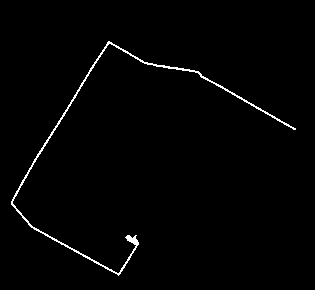
#> input picture perception/pathmap_scaled.png, 315 x 290 px; its folder holds 4 pictures in this run
$ python testGPS.py
#> lines starting #> are read from the running program, lines starting #| are printed output that depends on the picture; after the words box and inside, x2 and y2 are one past the last pixel; in counts of white or black regions, pixels touching at a corner belong together
### perception/perception.py
import sys
sys.path.append("../device")
import devhub
import pfilter
import math
import numpy as np
from scipy.signal import convolve2d, correlate2d
from scipy.ndimage.interpolation import rotate
import cv2
import time
from threading import Thread

## Y, X
mapShape = [290,315]

_X = np.arange(-10.0, 11.0, 1.0)
_Y = np.arange(-10.0, 11.0, 1.0)
_X, _Y = np.meshgrid(_X, _Y)
GPSD = np.exp(-(np.multiply(_X, _X) + np.multiply(_Y, _Y)) / (2.0 * 2.5))
GPSD /= np.sum(GPSD)

collisions = np.zeros(mapShape)

def validDepth(d):
  return d != 0 and d != float("inf") and d != float("-inf") and not math.isnan(d)

# [39 lines left out: functions getZedDistribution, addMatrixFromCenter, getCollisionDistribution, not called in this run]

def getGPSDistribution(pos):
  global GPSD
  global mapShape
  shape = mapShape
  try:
    x = int(round(pos[0]))
    y = int(round(pos[1]))
  except:
    return np.ones(shape) / float(np.prod(shape))

  if x < 0 or x >= shape[1] or y < 0 or y >= shape[0]:
    print("Error: GPS distribution out of bounds")
    return np.ones(shape) / float(np.prod(shape))
  distribution = np.zeros(shape[:2], dtype=np.float32)
  miny = max(y - 10, 0)
  maxy = min(y + 11, shape[0])
  minx = max(x - 10, 0)
  maxx = min(x + 11, shape[1])
  distribution[miny : maxy,
               minx : maxx] = GPSD[miny-y+10:maxy-y+10,minx-x+10:maxx-x+10]
  return distribution

# [15 lines left out: function getCompassDistribution, not called in this run]

def getCollisions():
    return np.copy(collisions)

class Perception(Thread):
  # [17 lines left out: function __init__, not called in this run]

  def setSpeed(self, left, right):
    self.left = left
    self.right = right

  # [29 lines left out: functions run, stop, not called in this run]

### device/devhub.py
import numpy as np
import serial
from threading import Thread, Event, Lock
import zed
import time
import struct
import cv2
import sys
import math


# Globals
depthColumns = []
colorImage = []
depthImage = []
image = []
latitude = None
longitude = None
heading = None

rot = np.array([0,0,0])
tsln = np.array([0,0,0])


## Left, Right
motorVelocity = [0,0]

## Y, X
mapShape = [290,315]
## Y, X
mapBL = [40.52119,-74.462088]
mapTR = [40.523815,-74.458337]

arduinoMega = None
arduinoUno = None
rosReader = None

def getGPSReadings():
  values =  (latitude, longitude)
  if type(values) == type(None) or values[0] == None:
    return None
  x = ((longitude - mapBL[1]) / (mapTR[1] - mapBL[1])) * mapShape[1]
  y = ((latitude - mapBL[0]) / (mapTR[0] - mapBL[0])) * mapShape[0]
  return x,y

# [15 lines left out: functions getZedReadings, getZedFrame, not called in this run]

def getZedPose():
  return zed.getPose()


# [11 lines left out: functions getCompassReadings, setMotorVelocity, not called in this run]

def getMotorVelocity():
  return motorVelocity

class ArduinoListener(Thread):

  def __init__(self, idName):
    print "Ard. listener Started"
    Thread.__init__(self)
    self.arduino = serial.Serial("/dev/" + idName ,57600)
    self.stopstate = False

  def run(self):
    while not self.stopstate:
      self.readSerial()
      #time.sleep(0.1) # 10 MHz refresh

  def readSerial(self):
    global latitude
    global longitude
    global heading

    if self.arduino.in_waiting > 0:
      buff = None;
      buff = self.arduino.readline()
      prev = 1
      count = 0
      devType = None
      if buff[0] == '[':
        try:
          buff = eval(buff.strip())
          (latitude,longitude,heading) = buff
        except:
          print "Failed Serial Read"

  def stop(self):
    self.stopstate = True

class ArduinoPublisher(Thread):

  # [18 lines left out: functions __init__, run, writeSerial, not called in this run]

  def stop(self):
    self.stopstate = True

def init():
  global arduinoMega
  global arduinoUno
  zed.open()
#> (this line was passed over: zed is not available in this run)
  arduinoMega = ArduinoListener("ttyACM0")
  arduinoMega.start()
  #arduinoUno = ArduinoPublisher("ttyACM0")
  #arduinoUno.start()


# [10 lines left out: function stop, not called in this run]

### examples/testGPS.py
import sys
sys.path.append("../perception/")
sys.path.append("../device/")
import perception
import devhub
import numpy as np
import cv2
if __name__ == "__main__":
  devhub.init()
  grid = np.flipud(cv2.imread("../perception/pathmap_scaled.png", cv2.IMREAD_GRAYSCALE) / 2)
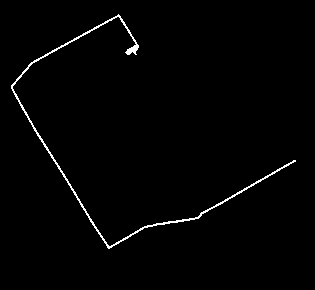
#> grid: shape (290, 315) float64; values 0 (black) and 127.5 (white), 1.3% white in thin lines or dots, all inside (x1, y1, x2, y2) = (11, 14, 296, 249)
  #grid = np.array([np.copy(grid), np.zeros(grid.shape), np.zeros(grid.shape)])
  #grid = np.rollaxis(grid, -1)
  #grid = np.rollaxis(grid, -1)
  while True:
    position = devhub.getGPSReadings()
    #print position
    gps = perception.getGPSDistribution(position)
    # [4 lines of commented-out code are left out]
    cv2.imshow("dsaf;lk",np.flipud(gps + grid)*255)
    cv2.waitKey(10)
